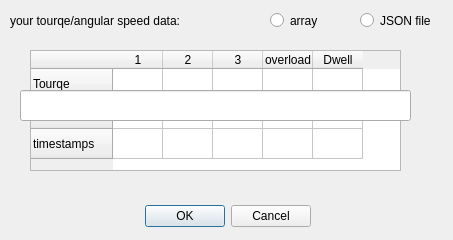
<?xml version="1.0" encoding="UTF-8"?>
<ui version="4.0">
 <class>Dialog</class>
 <widget class="QDialog" name="Dialog">
  <property name="geometry">
   <rect>
    <x>0</x>
    <y>0</y>
    <width>453</width>
    <height>240</height>
   </rect>
  </property>
  <property name="windowTitle">
   <string>Dialog</string>
  </property>
  <widget class="QDialogButtonBox" name="buttonBox">
   <property name="geometry">
    <rect>
     <x>10</x>
     <y>200</y>
     <width>301</width>
     <height>32</height>
    </rect>
   </property>
   <property name="orientation">
    <enum>Qt::Horizontal</enum>
   </property>
   <property name="standardButtons">
    <set>QDialogButtonBox::Cancel|QDialogButtonBox::Ok</set>
   </property>
  </widget>
  <widget class="QRadioButton" name="array_s">
   <property name="geometry">
    <rect>
     <x>270</x>
     <y>0</y>
     <width>61</width>
     <height>41</height>
    </rect>
   </property>
   <property name="text">
    <string>array</string>
   </property>
  </widget>
  <widget class="QRadioButton" name="json_s">
   <property name="geometry">
    <rect>
     <x>360</x>
     <y>0</y>
     <width>91</width>
     <height>41</height>
    </rect>
   </property>
   <property name="text">
    <string>JSON file</string>
   </property>
  </widget>
  <widget class="QLabel" name="label">
   <property name="geometry">
    <rect>
     <x>10</x>
     <y>10</y>
     <width>221</width>
     <height>21</height>
    </rect>
   </property>
   <property name="text">
    <string>your tourqe/angular speed data:</string>
   </property>
  </widget>
  <widget class="QTableWidget" name="dataTable">
   <property name="geometry">
    <rect>
     <x>30</x>
     <y>50</y>
     <width>371</width>
     <height>121</height>
    </rect>
   </property>
   <property name="lineWidth">
    <number>1</number>
   </property>
   <attribute name="horizontalHeaderDefaultSectionSize">
    <number>50</number>
   </attribute>
   <row>
    <property name="text">
     <string>Tourqe</string>
    </property>
   </row>
   <row>
    <property name="text">
     <string>Anglur Speed</string>
    </property>
   </row>
   <row>
    <property name="text">
     <string>timestamps</string>
    </property>
   </row>
   <column>
    <property name="text">
     <string>1</string>
    </property>
   </column>
   <column>
    <property name="text">
     <string>2</string>
    </property>
   </column>
   <column>
    <property name="text">
     <string>3</string>
    </property>
   </column>
   <column>
    <property name="text">
     <string>overload</string>
    </property>
   </column>
   <column>
    <property name="text">
     <string>Dwell</string>
    </property>
   </column>
   <item row="0" column="4">
    <property name="text">
     <string/>
    </property>
    <property name="flags">
     <set>ItemIsDragEnabled|ItemIsDropEnabled|ItemIsUserCheckable</set>
    </property>
   </item>
   <item row="1" column="4">
    <property name="text">
     <string/>
    </property>
    <property name="flags">
     <set>ItemIsDragEnabled|ItemIsDropEnabled|ItemIsUserCheckable</set>
    </property>
   </item>
  </widget>
  <widget class="QLineEdit" name="file_path">
   <property name="enabled">
    <bool>true</bool>
   </property>
   <property name="geometry">
    <rect>
     <x>20</x>
     <y>90</y>
     <width>391</width>
     <height>31</height>
    </rect>
   </property>
   <property name="frame">
    <bool>true</bool>
   </property>
   <property name="clearButtonEnabled">
    <bool>false</bool>
   </property>
  </widget>
 </widget>
 <resources/>
 <connections>
  <connection>
   <sender>buttonBox</sender>
   <signal>accepted()</signal>
   <receiver>Dialog</receiver>
   <slot>accept()</slot>
   <hints>
    <hint type="sourcelabel">
     <x>248</x>
     <y>254</y>
    </hint>
    <hint type="destinationlabel">
     <x>157</x>
     <y>274</y>
    </hint>
   </hints>
  </connection>
  <connection>
   <sender>buttonBox</sender>
   <signal>rejected()</signal>
   <receiver>Dialog</receiver>
   <slot>reject()</slot>
   <hints>
    <hint type="sourcelabel">
     <x>316</x>
     <y>260</y>
    </hint>
    <hint type="destinationlabel">
     <x>286</x>
     <y>274</y>
    </hint>
   </hints>
  </connection>
 </connections>
</ui>
